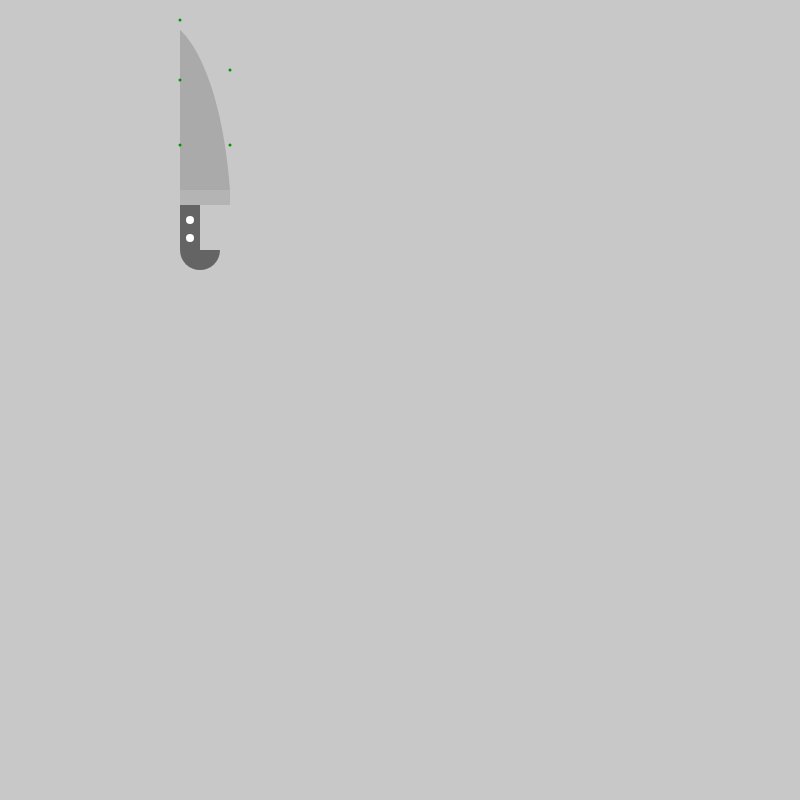
Frame 1 (no input)
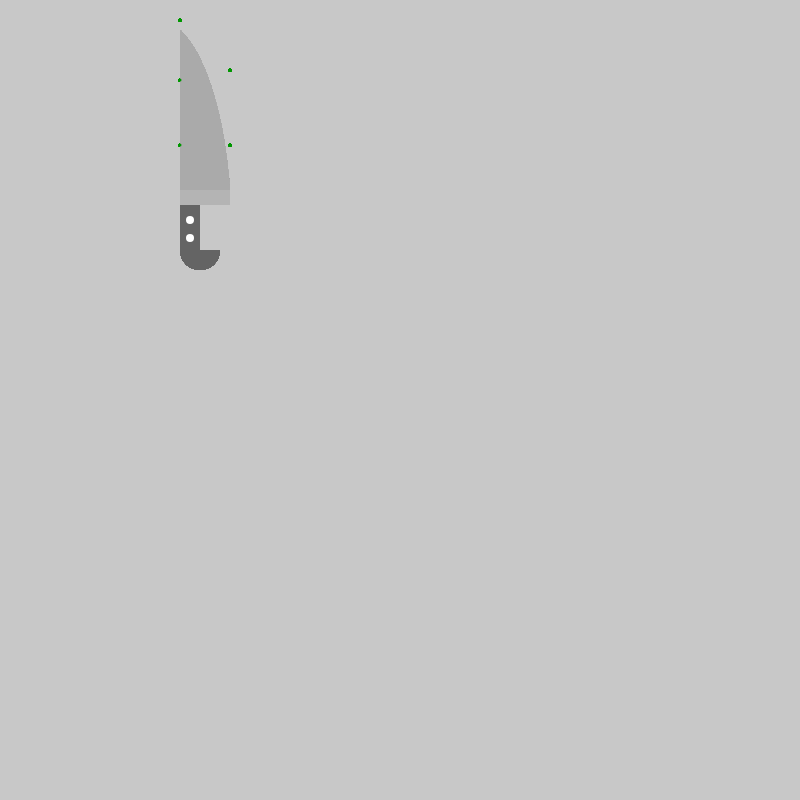
Frame 60 (no input)
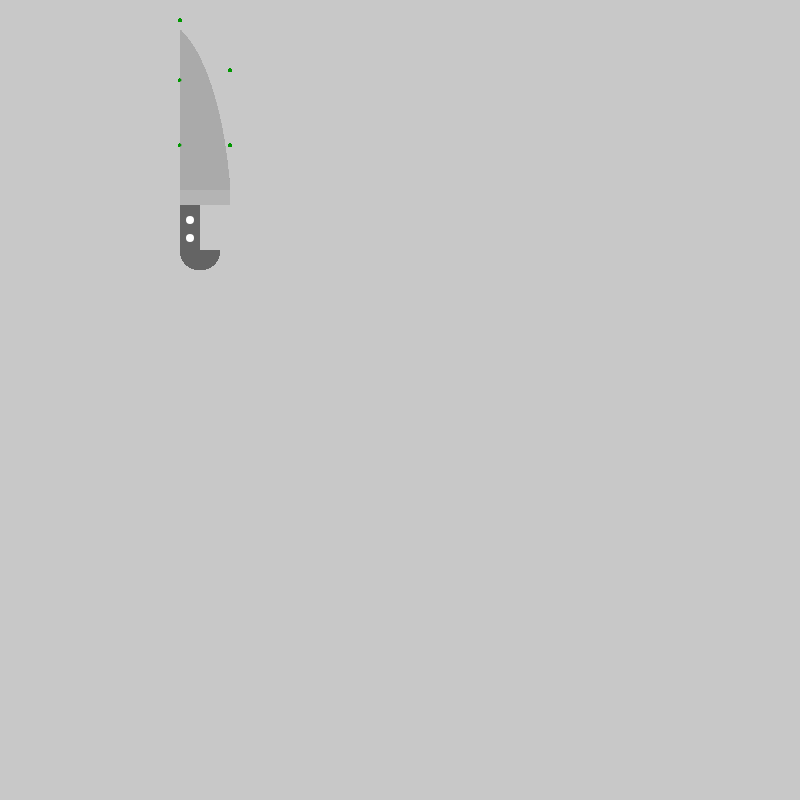
Frame 120 (the mouse pressed at the canvas centre since frame 60)

The p5.js sketch that drew these frames (run headless with seeded random() and noise() and a simulated clock; from frame 60 on, the mouse is pressed at the canvas centre):

// p5.js sketch
// ── sketch.js
function setup(){
    createCanvas(800, 800)
    background(200)
}

function draw(){
    fill(100);
    noStroke();
    //the handle part 
    rect(180, 200, 20, 50)
    arc(200, 250, 40, 40, 0, PI)
    //add in the ellipses
    fill(255);
    ellipse(190, 220, 8, 8)
    ellipse(190, 238, 8, 8)
    //the tang
    //fill in the color of the tang 
    fill(180)
    rect(180, 190, 50, 15)
    fill(170)
    //the blade itself 
    beginShape()
    //include extra conditions depending on the knife shape
    //if its chef knife, then do the bezier and stuff like that 
    vertex(180, 190)
    vertex(180, 30)
    bezierVertex(180, 30, 220,60, 230, 190)
    vertex(230, 190)
    endShape()
    //triangle()
    stroke(0, 150, 0)
    strokeWeight(3)
    //left side 
    point(180, 145)
    point(180, 80)
    point(180, 20)
    //right side 
    point(230, 145)
    point(230, 70)
}


// ── knife.js
class Blade{
    constructor(x,y,size, blade_color, blade_pattern){
        this.x = x
        this.y = y
        this.size = size 
        this.blade_color = blade_color
        this.blade_pattern = blade_pattern
    }

    roll(){

    }

    show(){

    }

    setX(){

    }

    getX(){

    }

    setY(){

    }

    getY(){
        
    }
}
